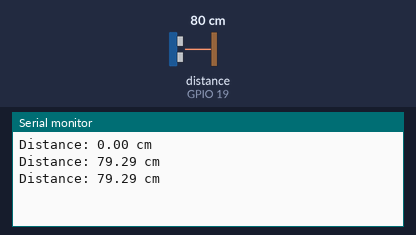
Recording of a sketch running on a simulated ESP32. Shown: the last lines printed to the serial monitor. Wiring (inferred from the names in the program): ultrasonic range finder: trigger GPIO 5; echo GPIO 19. The inputs (shaded band) are chosen by the test bench; at power-on: distance to the obstacle (sensor on GPIO 19) 80 cm. The echo pulse lasts 58.3 µs per cm.

Above: at 2.8 s.
2.9 s: distance to the obstacle (sensor on GPIO 19) set to 2 cm
At 3.8 s:
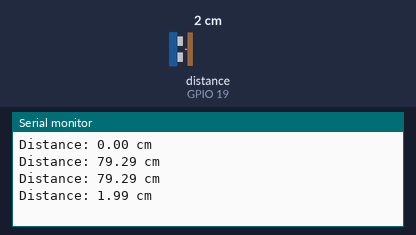
4.4 s: distance to the obstacle (sensor on GPIO 19) set to 4 cm
At 5.8 s:
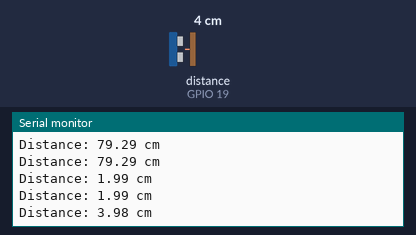
Timing chart, 0 to 7.4 s (numbered marks = the images above; inputs shaded):
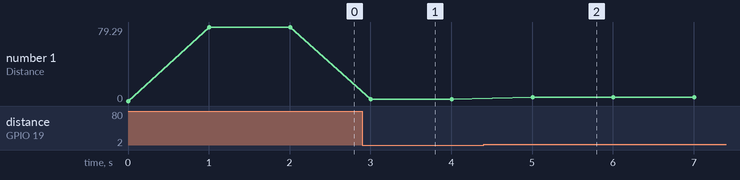

Measured:
- after the input at 2.9 s, the serial monitor: prints a new line after 0.11 s (image 1)
- after the input at 4.4 s, the serial monitor: prints a new line after 0.61 s (image 2)
- plotted number 1: 79.29 → 1.99 after the input at 2.9 s, 1.99 → 3.98 after the input at 4.4 s

The sketch:

ultrasonic4.ino
```cpp
#include <Ticker.h>

//Ultrasonic
#define TRIG_PIN 5
#define ECHO_PIN 19

Ticker ultrasonicTicker;
volatile double distance;
volatile long startTime;
volatile long echoTime;
volatile bool measuring = false;

void IRAM_ATTR echoISR() {
  if (digitalRead(ECHO_PIN) == HIGH) {
    startTime = micros();
  } else {
    echoTime = micros() - startTime;
    measuring = false;
  }
}

void measureDistance() {
  // Clear the trigger pin
  digitalWrite(TRIG_PIN, LOW);
  delayMicroseconds(2);

  // Set the trigger pin high for 10 microseconds
  digitalWrite(TRIG_PIN, HIGH);
  delayMicroseconds(10);
  digitalWrite(TRIG_PIN, LOW);

  measuring = true;
}

void setup() {
  Serial.begin(115200);
  pinMode(TRIG_PIN, OUTPUT);
  pinMode(ECHO_PIN, INPUT);
  attachInterrupt(digitalPinToInterrupt(ECHO_PIN), echoISR, CHANGE);

  // Set up the ultrasonicTicker to call measureDistance every second
  ultrasonicTicker.attach(1, measureDistance);
}

void loop() {
  if (!measuring) {
    distance = echoTime * 0.034 / 2; // Duration * SoundSpeed / 2

    // Print the distance
    Serial.print("Distance: ");
    Serial.print(distance);
    Serial.println(" cm");

    delay(1000);  // Wait for a second before next print
  }
}
```
